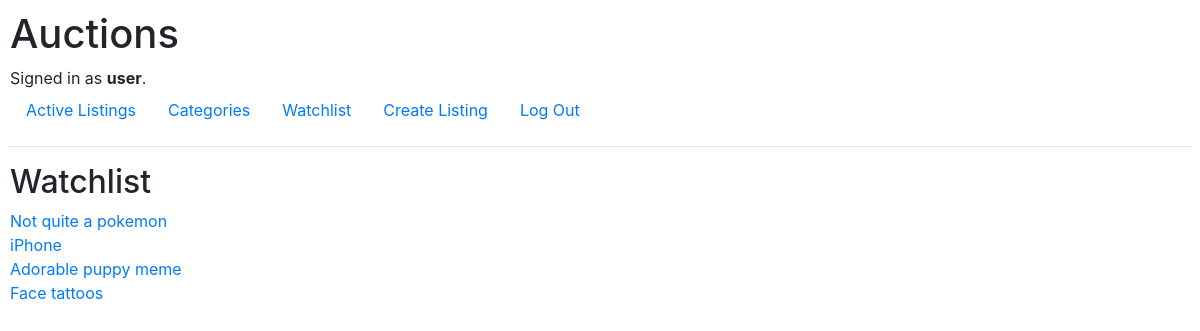
Screenshot of /watchlist (signed in) with the database file from the repository.
### auctions/models.py (models this page shows, shortened)
class User(AbstractUser):
    """class for user objects (users)"""

class Wauction(models.Model):
    active = models.BooleanField('Active', null=True)
    auction = models.ForeignKey('Auction', on_delete=models.CASCADE)
    user = models.ForeignKey('User', on_delete=models.CASCADE)

class Auction(models.Model):
    title = models.CharField(max_length=200)
    description = models.TextField()
    img_url = models.TextField()
    price = models.IntegerField()
    created_date = models.DateTimeField(default=timezone.now)
    closed = models.BooleanField('Closed', default=False)
    category = models.ForeignKey(
        'Category',
        on_delete=models.PROTECT,
        null=True
        )
    user = models.ForeignKey('User', on_delete=models.CASCADE)
    winner = models.ForeignKey(
        'User',
        on_delete=models.PROTECT,
        null=True,
        related_name="auction_winner"
        )

### auctions/views.py (the view, shortened to what this page needs)
# urls.py: path("watchlist", views.watchlist, name="watchlist"),
@login_required(login_url='login')
def watchlist(request):
    user = request.user
    if user.is_authenticated:
        if request.method == "GET":
            if Wauction.objects.filter(user=user, active=True).exists():
                wauctions = Wauction.objects.filter(user=user, active=True)
                if wauctions.count() > 1:
                    return render(
                        request,
                        "auctions/watchlist.html",
                        {"auctions": wauctions}
                        )
            else:
                return render(
                    request,
                    "auctions/watchlist.html",
                    {"auctions": []}
                    )
    else:
        return redirect("index")

### auctions/templates/auctions/watchlist.html
{% extends "auctions/layout.html" %}
{% block body %}
    <h2>Watchlist</h2>
        {% if auctions %}
            {% for auction in auctions %}
                <li><a href="{% url 'show' auction.auction.id %}"> {{ auction.auction.title }} </a></li>
            {% endfor %}
        {% elif auction    %}
            <h3>Add some auctions to your watchlist to see them here.</h3>
        {% endif %}
{% endblock %}

### auctions/templates/auctions/layout.html (shortened to what this page needs)
{% load static %}
<!DOCTYPE html>
<html lang="en">
    <head>
        <link rel="stylesheet" href="https://stackpath.bootstrapcdn.com/bootstrap/4.4.1/css/bootstrap.min.css">
        <link href="{% static 'auctions/styles.css' %}" rel="stylesheet">
    </head>
    <body>
        <h1>Auctions</h1>
        <div>
            {% if user.is_authenticated %}
                Signed in as <strong>{{ user.username }}</strong>.
            {% else %}
                Not signed in.
            {% endif %}
        </div>
        <ul class="nav">
            <li class="nav-item">
                <a class="nav-link" href="{% url 'index' %}">Active Listings</a>
            </li>
            <li class="nav-item">
                <a class="nav-link" href="{% url 'categories' %}">Categories</a>
            </li>
            {% if user.is_authenticated %}
                <li class="nav-item">
                    <a class="nav-link" href="/watchlist">Watchlist</a>
                </li>
                <li class="nav-item">
                    <a class="nav-link" href="/auction/new">Create Listing</a>
                </li>
                <li class="nav-item">
                    <a class="nav-link" href="{% url 'logout' %}">Log Out</a>
                </li>
            {% endif %}
        </ul>
        <hr>
        {% block body %}
        {% endblock %}
    </body>
</html>

### auctions/static/auctions/styles.css (style rules this page uses)
body { padding: 10px; }
li { list-style: none; }

### rows the page displays
User: username "user"
Wauction: auction "Not quite a pokemon"
Wauction: auction "iPhone"
Wauction: auction "Adorable puppy meme"
Wauction: auction "Face tattoos"
